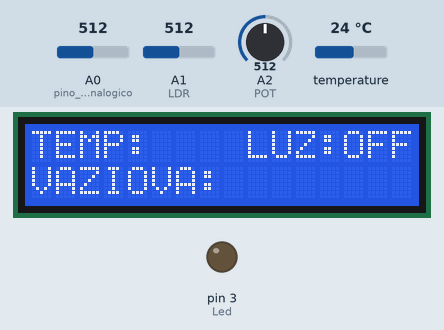
Simulated run of this sketch. Board: Arduino Uno, built with avr-gcc and run on an emulated ATmega328P. Parts: 16×2 character LCD, output pins drawn as LEDs (lit = HIGH). The test bench sets the inputs (shaded band); at power-on: A1 (LDR) = 512, A0 (pino_sinal_analogico) = 512, A2 (POT) = 512, temperature 24 °C. What the sketch prints to the serial monitor is not drawn.

Above: at 1.7 s.
1.8 s: A1 (LDR) set to 930
4.6 s: A1 (LDR) set to 947
At 8.4 s:
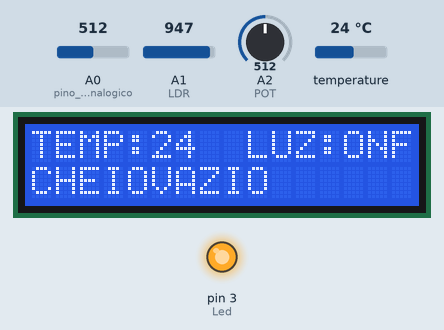
8.7 s: A0 (pino_sinal_analogico) set to 570
At 12.4 s:
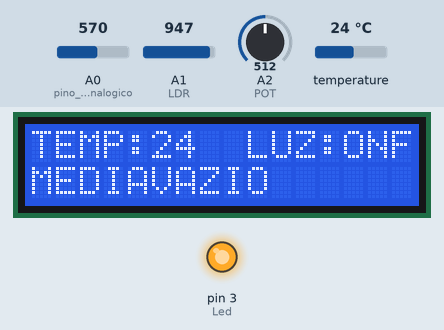
12.7 s: A0 (pino_sinal_analogico) set to 740
16.5 s: A0 (pino_sinal_analogico) set to 767
At 20.1 s:
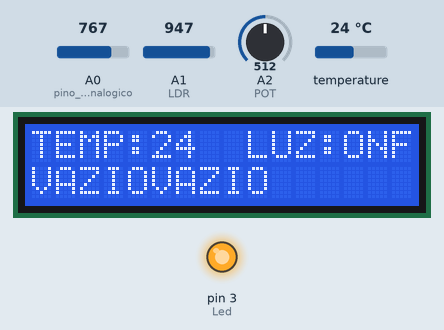
20.8 s: A1 (LDR) set to 740
At 23.9 s:
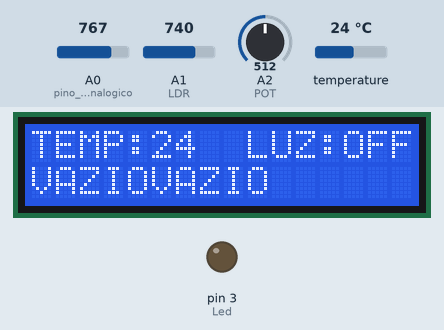
Timing chart, 0 to 25.4 s (numbered marks = the images above; inputs shaded):
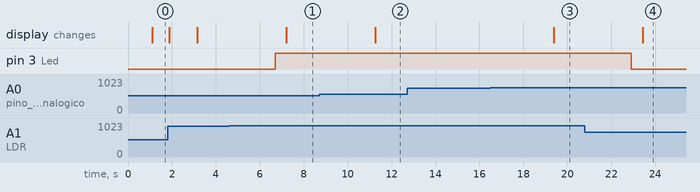

The sketch:

Projeto_SA.ino
```cpp
/*Feito por Luiz para o Projeto SA no Senai
04/11/2022*/

#include <Wire.h>               //Biblioteca utilizada gerenciar a comunicação entre dispositivos através do protocolo I2C
#include <LiquidCrystal_I2C.h>  //Biblioteca controlar display 16x2 através do I2C
#include <OneWire.h>
#include <DallasTemperature.h>

int valor_analogico;
using namespace std;

#define pino_sinal_analogico A0
#define LDR A1
#define POT A2
#define Led 3
#define DS18B20 7  //DEFINE O PINO DIGITAL UTILIZADO PELO SENSOR

LiquidCrystal_I2C lcd(0x27, 16, 2);  //Cria o objeto lcd
OneWire ourWire(DS18B20);            //CONFIGURA UMA INST NCIA ONEWIRE PARA SE COMUNICAR COM O SENSOR
DallasTemperature sensors(&ourWire);

void setup() {

  IniciaPortas();
  IniciaLcd();

  sensors.begin();
  Serial.begin(9600);

  //COLOCANDO NOMES FIXOS
  lcd.setCursor(0, 0);
  lcd.print("TEMP:");
  lcd.setCursor(9, 0);
  lcd.print("LUZ:");
  lcd.setCursor(0, 1);
  lcd.print("RESERVA: ");
}
void loop() {

  SensorLuz();
  SensorAgua();
  SensorTemp();

  valor_analogico = analogRead(pino_sinal_analogico);
  Serial.print(valor_analogico);
}

void IniciaPortas() {
  pinMode(Led, OUTPUT);
  pinMode(LDR, INPUT);
  pinMode(POT, INPUT);
  pinMode(pino_sinal_analogico, INPUT);
}

void IniciaLcd() {
  lcd.init();       //Inicializa a comunicação com o display já conectado
  lcd.clear();      //Limpa a tela do display
  lcd.backlight();  //Aciona a luz de fundo do display
}

void SensorLuz() {
  int Valor_POT = 0;
  int Valor_LDR = 0;
  Valor_LDR = 35 * (analogRead(LDR));
  Valor_POT = analogRead(POT);

  Serial.println(Valor_POT);
  Serial.println(Valor_LDR);
  delay(500);

  if (Valor_LDR < Valor_POT) {
    digitalWrite(Led, HIGH);
    delay(500);
    lcd.setCursor(13, 0);
    lcd.print("ON");
  }
  if (Valor_LDR > Valor_POT) {
    digitalWrite(Led, LOW);
    delay(500);
    lcd.setCursor(13, 0);
    lcd.print("OFF");
  }
}

void SensorTemp() {
  sensors.requestTemperatures();  //SOLICITA QUE A FUNÇÃO INFORME A TEMPERATURA DO SENSOR
  lcd.setCursor(5, 0);
  lcd.print(int(sensors.getTempCByIndex(0)));  //IMPRIME NO LCD O VALOR DE TEMPERATURA MEDIDO
  delay(250);
}

void SensorAgua() {
  lcd.setCursor(0, 7);

  //Reservatório Cheio
  if (valor_analogico > 0 && valor_analogico < 560) {
    lcd.print("CHEIO");
  }
  //Reservatório quase Vazio
  if (valor_analogico > 560 && valor_analogico < 750) {
    lcd.print("MEDIA");
  }
  //Reservatório Vazio
  else {
    lcd.print("VAZIO");
  }
}
```

Measured:
- the behaviour switches between 936 and 937 on A1 (LDR) (found by bisection; images 0 and 1)
- the behaviour switches between 749 and 750 on A0 (pino_sinal_analogico) (found by bisection; images 2 and 3)
- after the input at 4.6 s, pin 3 (Led): LOW → HIGH after 2.1 s; the display: changes after 2.6 s (image 1)
- after the input at 8.7 s, the display: changes after 2.6 s (image 2)
- after the input at 12.7 s, every drawn part: stays the same
- after the input at 16.5 s, the display: changes after 2.9 s (image 3)
- after the input at 20.8 s, pin 3 (Led): HIGH → LOW after 2.1 s; the display: changes after 2.6 s (image 4)
